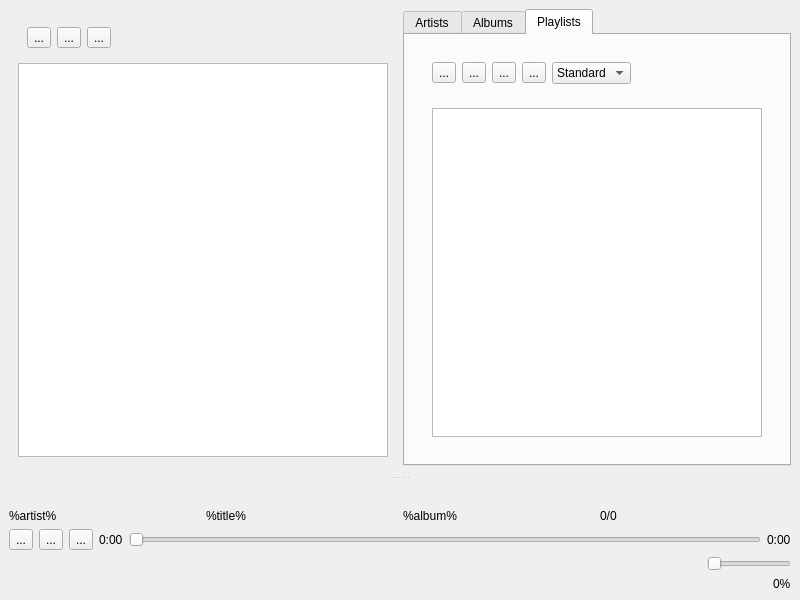
<?xml version="1.0" encoding="UTF-8"?>
<ui version="4.0">
 <class>Quching</class>
 <widget class="QMainWindow" name="Quching">
  <property name="geometry">
   <rect>
    <x>0</x>
    <y>0</y>
    <width>800</width>
    <height>600</height>
   </rect>
  </property>
  <property name="windowTitle">
   <string>MainWindow</string>
  </property>
  <widget class="QWidget" name="central_widget">
   <layout class="QHBoxLayout" name="central_widget_layout">
    <item>
     <widget class="QWidget" name="queue_widget" native="true">
      <property name="sizePolicy">
       <sizepolicy hsizetype="Minimum" vsizetype="Preferred">
        <horstretch>0</horstretch>
        <verstretch>0</verstretch>
       </sizepolicy>
      </property>
      <layout class="QVBoxLayout" name="queue_widget_layout">
       <item>
        <widget class="QWidget" name="queue_controls" native="true">
         <layout class="QHBoxLayout" name="horizontalLayout_3">
          <item>
           <widget class="QToolButton" name="clear_button">
            <property name="toolTip">
             <string>clear queue</string>
            </property>
            <property name="text">
             <string>...</string>
            </property>
            <property name="icon">
             <iconset theme="QIcon::ThemeIcon::WindowClose"/>
            </property>
           </widget>
          </item>
          <item>
           <widget class="QToolButton" name="repeat_button">
            <property name="toolTip">
             <string>repeat track</string>
            </property>
            <property name="text">
             <string>...</string>
            </property>
            <property name="icon">
             <iconset theme="QIcon::ThemeIcon::MediaPlaylistRepeat"/>
            </property>
            <property name="checkable">
             <bool>true</bool>
            </property>
           </widget>
          </item>
          <item>
           <widget class="QToolButton" name="shuffle_button">
            <property name="toolTip">
             <string>shuffle queue</string>
            </property>
            <property name="text">
             <string>...</string>
            </property>
            <property name="icon">
             <iconset theme="QIcon::ThemeIcon::MediaPlaylistShuffle"/>
            </property>
            <property name="checkable">
             <bool>true</bool>
            </property>
            <property name="checked">
             <bool>false</bool>
            </property>
           </widget>
          </item>
          <item>
           <spacer name="horizontalSpacer_2">
            <property name="orientation">
             <enum>Qt::Orientation::Horizontal</enum>
            </property>
            <property name="sizeHint" stdset="0">
             <size>
              <width>40</width>
              <height>20</height>
             </size>
            </property>
           </spacer>
          </item>
         </layout>
        </widget>
       </item>
       <item>
        <widget class="QListView" name="queue_view">
         <property name="dragDropMode">
          <enum>QAbstractItemView::DragDropMode::InternalMove</enum>
         </property>
         <property name="movement">
          <enum>QListView::Movement::Snap</enum>
         </property>
        </widget>
       </item>
      </layout>
     </widget>
    </item>
    <item>
     <widget class="QTabWidget" name="browser_tabs">
      <property name="currentIndex">
       <number>2</number>
      </property>
      <widget class="QWidget" name="artists_tab">
       <attribute name="title">
        <string>Artists</string>
       </attribute>
       <layout class="QVBoxLayout" name="artists_tab_layout">
        <item>
         <widget class="QStackedWidget" name="artists_stacked_widget">
          <property name="currentIndex">
           <number>0</number>
          </property>
          <widget class="QWidget" name="artists_page">
           <layout class="QVBoxLayout" name="artists_page_layout">
            <item>
             <widget class="QListView" name="artists_list">
              <property name="iconSize">
               <size>
                <width>150</width>
                <height>150</height>
               </size>
              </property>
              <property name="gridSize">
               <size>
                <width>150</width>
                <height>150</height>
               </size>
              </property>
              <property name="viewMode">
               <enum>QListView::ViewMode::IconMode</enum>
              </property>
             </widget>
            </item>
           </layout>
          </widget>
          <widget class="QWidget" name="albums_page">
           <layout class="QVBoxLayout" name="albums_page_layout">
            <item>
             <widget class="QToolButton" name="back_button3">
              <property name="text">
               <string>...</string>
              </property>
              <property name="icon">
               <iconset theme="QIcon::ThemeIcon::GoPrevious"/>
              </property>
             </widget>
            </item>
            <item>
             <widget class="QTreeWidget" name="albums_tree">
              <property name="iconSize">
               <size>
                <width>100</width>
                <height>100</height>
               </size>
              </property>
              <property name="headerHidden">
               <bool>true</bool>
              </property>
              <property name="columnCount">
               <number>3</number>
              </property>
              <column>
               <property name="text">
                <string notr="true">1</string>
               </property>
              </column>
              <column>
               <property name="text">
                <string notr="true">2</string>
               </property>
              </column>
              <column>
               <property name="text">
                <string notr="true">3</string>
               </property>
              </column>
             </widget>
            </item>
           </layout>
          </widget>
         </widget>
        </item>
       </layout>
      </widget>
      <widget class="QWidget" name="albums_tab">
       <attribute name="title">
        <string>Albums</string>
       </attribute>
       <layout class="QGridLayout" name="albums_tab_layout">
        <item row="1" column="0">
         <widget class="QStackedWidget" name="album_stacked_widgets">
          <property name="currentIndex">
           <number>0</number>
          </property>
          <widget class="QWidget" name="albums_list_page">
           <layout class="QVBoxLayout" name="albums_list_layout">
            <item>
             <widget class="QListView" name="albums_list">
              <property name="iconSize">
               <size>
                <width>150</width>
                <height>150</height>
               </size>
              </property>
              <property name="gridSize">
               <size>
                <width>200</width>
                <height>200</height>
               </size>
              </property>
              <property name="viewMode">
               <enum>QListView::ViewMode::IconMode</enum>
              </property>
             </widget>
            </item>
           </layout>
          </widget>
          <widget class="QWidget" name="tracklist_page">
           <layout class="QGridLayout" name="album_tracklists_layout">
            <item row="1" column="0" alignment="Qt::AlignmentFlag::AlignHCenter">
             <widget class="QLabel" name="cover_art">
              <property name="text">
               <string>coverArt</string>
              </property>
             </widget>
            </item>
            <item row="0" column="0">
             <widget class="QToolButton" name="back_button2">
              <property name="text">
               <string>...</string>
              </property>
              <property name="icon">
               <iconset theme="QIcon::ThemeIcon::GoPrevious"/>
              </property>
             </widget>
            </item>
            <item row="2" column="0">
             <widget class="QTreeWidget" name="album_tracks">
              <property name="columnCount">
               <number>2</number>
              </property>
              <column>
               <property name="text">
                <string>Title</string>
               </property>
              </column>
              <column>
               <property name="text">
                <string>Duration</string>
               </property>
              </column>
             </widget>
            </item>
           </layout>
          </widget>
         </widget>
        </item>
       </layout>
      </widget>
      <widget class="QWidget" name="playlists_tab">
       <attribute name="title">
        <string>Playlists</string>
       </attribute>
       <layout class="QVBoxLayout" name="playlists_tab_layout">
        <item>
         <widget class="QStackedWidget" name="playlists_tab_widget">
          <property name="currentIndex">
           <number>0</number>
          </property>
          <widget class="QWidget" name="playlists_list_page">
           <layout class="QVBoxLayout" name="playlists_list_layout">
            <item>
             <widget class="QWidget" name="playlist_edit" native="true">
              <layout class="QHBoxLayout" name="playlist_edit_layout">
               <item>
                <widget class="QToolButton" name="play_playlist_button">
                 <property name="text">
                  <string>...</string>
                 </property>
                 <property name="icon">
                  <iconset theme="QIcon::ThemeIcon::MediaPlaybackStart"/>
                 </property>
                </widget>
               </item>
               <item>
                <widget class="QToolButton" name="new_playlist_button">
                 <property name="text">
                  <string>...</string>
                 </property>
                 <property name="icon">
                  <iconset theme="QIcon::ThemeIcon::DocumentNew"/>
                 </property>
                </widget>
               </item>
               <item>
                <widget class="QToolButton" name="edit_playlist_button">
                 <property name="text">
                  <string>...</string>
                 </property>
                 <property name="icon">
                  <iconset theme="QIcon::ThemeIcon::DocumentPageSetup"/>
                 </property>
                </widget>
               </item>
               <item>
                <widget class="QToolButton" name="delete_playlist_button">
                 <property name="text">
                  <string>...</string>
                 </property>
                 <property name="icon">
                  <iconset theme="QIcon::ThemeIcon::WindowClose"/>
                 </property>
                </widget>
               </item>
               <item>
                <widget class="QComboBox" name="playlist_page_switcher">
                 <item>
                  <property name="text">
                   <string>Standard</string>
                  </property>
                 </item>
                 <item>
                  <property name="text">
                   <string>Dynamic</string>
                  </property>
                 </item>
                </widget>
               </item>
               <item>
                <spacer name="horizontalSpacer">
                 <property name="orientation">
                  <enum>Qt::Orientation::Horizontal</enum>
                 </property>
                 <property name="sizeHint" stdset="0">
                  <size>
                   <width>40</width>
                   <height>20</height>
                  </size>
                 </property>
                </spacer>
               </item>
              </layout>
             </widget>
            </item>
            <item>
             <widget class="QStackedWidget" name="stacked_playlists_lists">
              <property name="currentIndex">
               <number>0</number>
              </property>
              <widget class="QWidget" name="playlists_page">
               <layout class="QVBoxLayout" name="playlists_page_layout">
                <item>
                 <widget class="QListView" name="playlists_list">
                  <property name="iconSize">
                   <size>
                    <width>100</width>
                    <height>100</height>
                   </size>
                  </property>
                  <property name="gridSize">
                   <size>
                    <width>150</width>
                    <height>150</height>
                   </size>
                  </property>
                  <property name="viewMode">
                   <enum>QListView::ViewMode::IconMode</enum>
                  </property>
                 </widget>
                </item>
               </layout>
              </widget>
              <widget class="QWidget" name="dynamic_playlists_page">
               <layout class="QVBoxLayout" name="dynamic_playlists_layout">
                <item>
                 <widget class="QListView" name="dynamic_playlists_list">
                  <property name="iconSize">
                   <size>
                    <width>150</width>
                    <height>150</height>
                   </size>
                  </property>
                  <property name="gridSize">
                   <size>
                    <width>150</width>
                    <height>150</height>
                   </size>
                  </property>
                  <property name="viewMode">
                   <enum>QListView::ViewMode::IconMode</enum>
                  </property>
                 </widget>
                </item>
               </layout>
              </widget>
             </widget>
            </item>
           </layout>
          </widget>
          <widget class="QWidget" name="playlist_view">
           <layout class="QVBoxLayout" name="playlist_view_layout">
            <item>
             <widget class="QToolButton" name="back_button">
              <property name="text">
               <string>...</string>
              </property>
              <property name="icon">
               <iconset theme="QIcon::ThemeIcon::GoPrevious"/>
              </property>
             </widget>
            </item>
            <item>
             <widget class="QTreeWidget" name="playlist_tracks">
              <property name="iconSize">
               <size>
                <width>100</width>
                <height>100</height>
               </size>
              </property>
              <column>
               <property name="text">
                <string notr="true">Title</string>
               </property>
              </column>
              <column>
               <property name="text">
                <string>Duration</string>
               </property>
              </column>
             </widget>
            </item>
           </layout>
          </widget>
         </widget>
        </item>
       </layout>
      </widget>
     </widget>
    </item>
   </layout>
  </widget>
  <widget class="QMenuBar" name="menubar">
   <property name="geometry">
    <rect>
     <x>0</x>
     <y>0</y>
     <width>800</width>
     <height>22</height>
    </rect>
   </property>
  </widget>
  <widget class="QDockWidget" name="controls_dock">
   <property name="features">
    <set>QDockWidget::DockWidgetFeature::DockWidgetMovable</set>
   </property>
   <property name="allowedAreas">
    <set>Qt::DockWidgetArea::BottomDockWidgetArea|Qt::DockWidgetArea::TopDockWidgetArea</set>
   </property>
   <attribute name="dockWidgetArea">
    <number>8</number>
   </attribute>
   <widget class="QWidget" name="controls_dock_widget">
    <layout class="QGridLayout" name="gridLayout">
     <item row="3" column="0">
      <layout class="QHBoxLayout" name="horizontalLayout">
       <item>
        <widget class="QToolButton" name="prev_button">
         <property name="text">
          <string>...</string>
         </property>
         <property name="icon">
          <iconset theme="QIcon::ThemeIcon::MediaSkipBackward"/>
         </property>
         <property name="iconSize">
          <size>
           <width>24</width>
           <height>24</height>
          </size>
         </property>
        </widget>
       </item>
       <item>
        <widget class="QToolButton" name="play_button">
         <property name="text">
          <string>...</string>
         </property>
         <property name="icon">
          <iconset theme="QIcon::ThemeIcon::MediaPlaybackStart"/>
         </property>
         <property name="iconSize">
          <size>
           <width>24</width>
           <height>24</height>
          </size>
         </property>
        </widget>
       </item>
       <item alignment="Qt::AlignmentFlag::AlignLeft">
        <widget class="QToolButton" name="next_button">
         <property name="text">
          <string>...</string>
         </property>
         <property name="icon">
          <iconset theme="QIcon::ThemeIcon::MediaSkipForward"/>
         </property>
         <property name="iconSize">
          <size>
           <width>24</width>
           <height>24</height>
          </size>
         </property>
        </widget>
       </item>
       <item>
        <widget class="QLabel" name="curr_time">
         <property name="text">
          <string>0:00</string>
         </property>
        </widget>
       </item>
       <item>
        <widget class="QSlider" name="seek_slider">
         <property name="orientation">
          <enum>Qt::Orientation::Horizontal</enum>
         </property>
        </widget>
       </item>
       <item>
        <widget class="QLabel" name="total_time">
         <property name="text">
          <string>0:00</string>
         </property>
        </widget>
       </item>
      </layout>
     </item>
     <item row="7" column="0" alignment="Qt::AlignmentFlag::AlignRight">
      <widget class="QLabel" name="volume_percent">
       <property name="text">
        <string>0%</string>
       </property>
      </widget>
     </item>
     <item row="0" column="0">
      <layout class="QHBoxLayout" name="horizontalLayout_2">
       <item alignment="Qt::AlignmentFlag::AlignLeft">
        <widget class="QLabel" name="artist_label">
         <property name="text">
          <string>%artist%</string>
         </property>
        </widget>
       </item>
       <item alignment="Qt::AlignmentFlag::AlignLeft">
        <widget class="QLabel" name="title_label">
         <property name="text">
          <string>%title%</string>
         </property>
        </widget>
       </item>
       <item alignment="Qt::AlignmentFlag::AlignLeft">
        <widget class="QLabel" name="album_label">
         <property name="text">
          <string>%album%</string>
         </property>
        </widget>
       </item>
       <item alignment="Qt::AlignmentFlag::AlignLeft">
        <widget class="QLabel" name="track_label">
         <property name="text">
          <string>0/0</string>
         </property>
        </widget>
       </item>
      </layout>
     </item>
     <item row="6" column="0" alignment="Qt::AlignmentFlag::AlignRight">
      <widget class="QSlider" name="volume_slider">
       <property name="orientation">
        <enum>Qt::Orientation::Horizontal</enum>
       </property>
      </widget>
     </item>
    </layout>
   </widget>
  </widget>
 </widget>
 <resources/>
 <connections/>
</ui>
